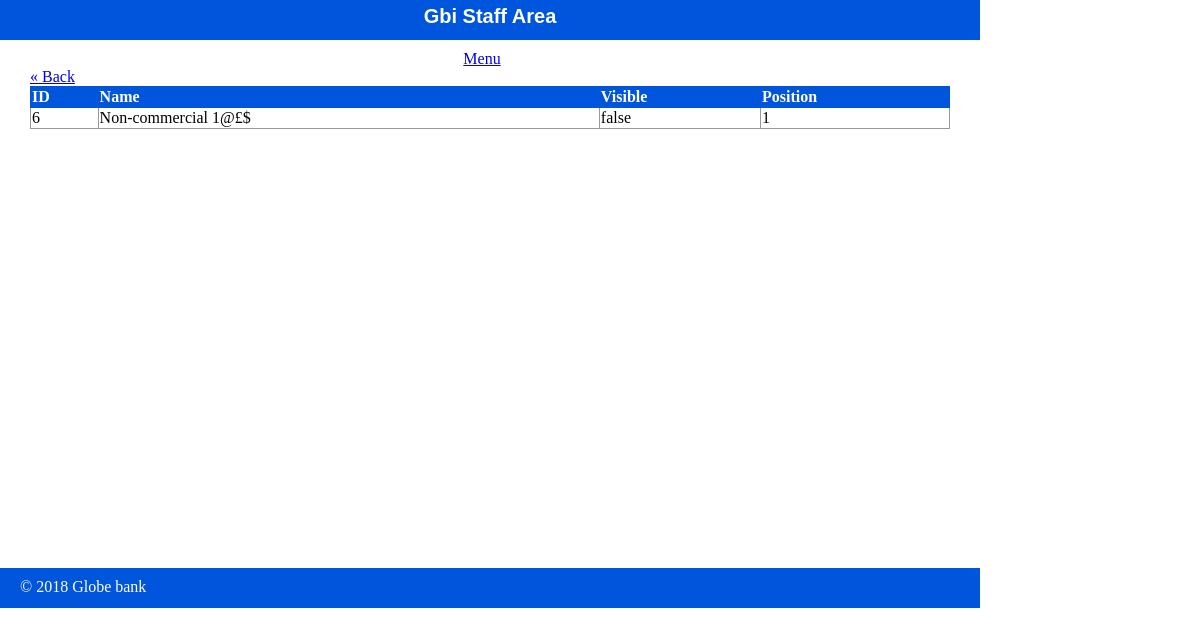
The page /staff/subjects/show.php?id=6 on the database its author committed.
### tables this page shows
CREATE TABLE `subjects` (
  `id` int(11) NOT NULL,
  `menu_name` varchar(255) DEFAULT NULL,
  `position` int(3) DEFAULT NULL,
  `visible` tinyint(1) DEFAULT NULL
);

### private/functions.php (called while the page is built, shortened)
<?php
function url_for($script_path){
  return WWW_ROOT . $script_path;
}
?>

### private/query_functions.php (called while the page is built, shortened)
<?php
  function find_subject_by_id($id){
    global $db;
    $sql = "SELECT * FROM subjects ";
    $sql .= "WHERE id='" . $id . "'";
    $result = mysqli_query($db, $sql);
    $subject = mysqli_fetch_assoc($result);
    return $subject;
  }
 ?>

### public/staff/subjects/show.php (the view, shortened to what this page needs)
<?php
  $id = $_GET['id'] ?? '1';
  $subject = find_subject_by_id($id);
 ?>
<?php include(SHARED_PATH . '/staff_header.php');?>
<div id="content">
<a href="<?php echo url_for('/staff/subjects/index.php');
?>">&laquo; Back</a>
<div class="subject show">
  <table class="list">
    <tr>
      <th>ID</th>
      <th>Name</th>
      <th>Visible</th>
      <th>Position</th>
    </tr>
    <tr>
      <td> <?php echo $subject['id'];?> </td>
      <td> <?php echo $subject['menu_name'];?> </td>
      <td> <?php echo $subject['visible'] == '1' ? 'true' : 'false'  ?> </td>
      <td> <?php echo $subject['position'];?> </td>
    </tr>
  </table>
</div>
</div>
<?php include(SHARED_PATH . '/staff_footer.php') ?>

### public/stylesheets/staff.css (style rules this page uses)
html { height: 100%; width: 100%; }
body { height: 980px; width: 100%; margin: 0; padding: 0; }
#content { width: 920px; min-height: 500px; padding: 0 30px; }
table { border-collapse: collapse; vertical-align: top; }
table.list { width: 100%; }
table.list tr td { border: 1px solid #999999; }
table.list tr th { border: 1px solid #0055DD; background: #0055DD; color: white; text-align: left; }

### rows shown on the page
subjects: id "6", menu_name "Non-commercial 1@£$", position "1"
